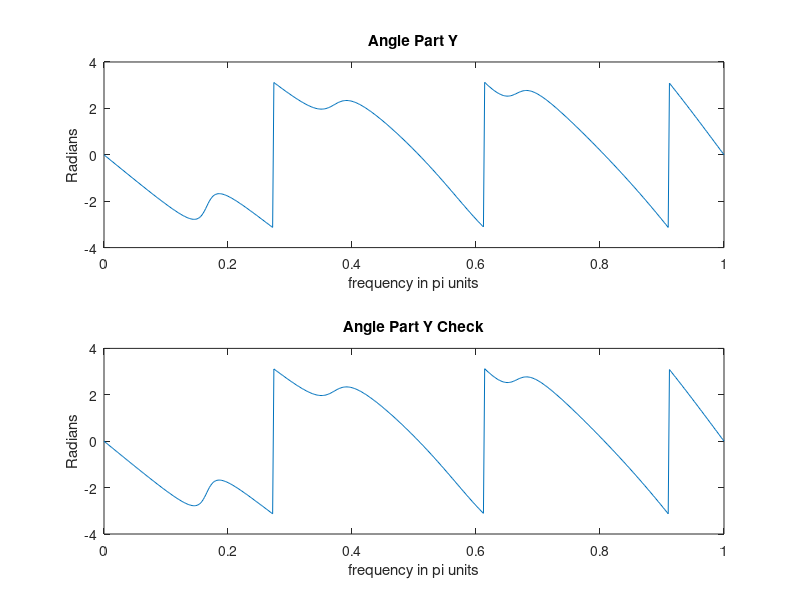

MATLAB code to generate this figure:
n=0:10; 
x=rand(1,11);
 k=0:500;
 w=(pi/500)*k;
 X=x*(exp(-j*pi/500)).^(n'*k);

 y=x;
 m=n+2;
 
 Y=y*(exp(-j*pi/500)).^(m'*k); 
  
 Y_check=(exp(-j*2).^w).*X;
 error=max(abs(Y-Y_check))

angY=angle(Y);
 angY_check=angle(Y_check);

 figure;
 subplot(2,1,1); plot(w/pi,angY);
 xlabel('frequency in pi units'); title('Angle Part Y'); ylabel('Radians')
 subplot(2,1,2); plot(w/pi,angY_check);
 xlabel('frequency in pi units'); title('Angle Part Y Check'); ylabel('Radians')


